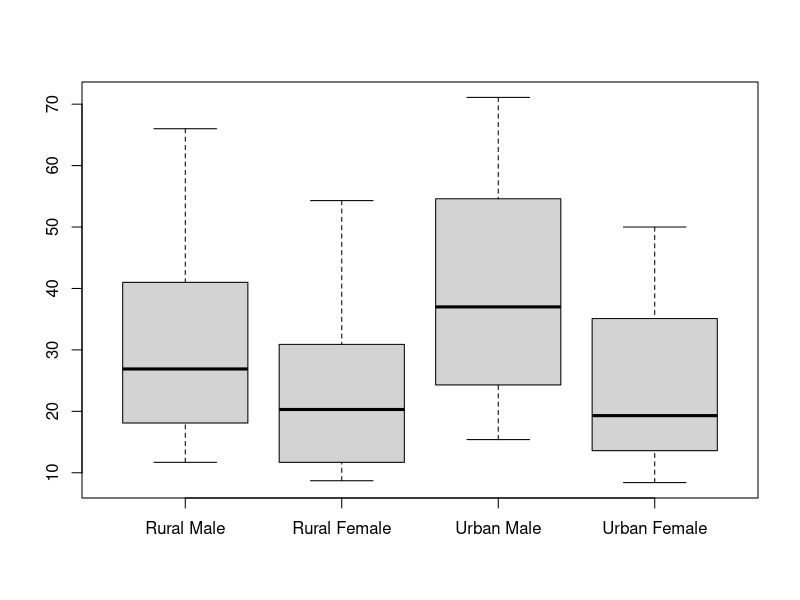

The R source for this figure:
# 1a)
Under55 <- matrix(c(8, 98, 5, 115),
                  nrow = 2, ncol = 2, byrow = FALSE)
# A matrix for the data of people under 55

Over55 <- matrix(c(22, 76, 16, 69),
                 nrow = 2, ncol = 2, byrow = FALSE)
# A matrix for the data of people over 55

AllData <- array(c(Under55, Over55), dim = c(2,2,2))
# An array containing the two matrices

# 1b)
AllData <- array(c(Under55, Over55), dim = c(2,2,2),dimnames = list(c('Deaths', 
                 'Survivor'), c('TOLB', 'Placebo'), 
                 c('Age<55', 'Age>=55')))
# Remade the array but with labels

# 1c)
outcomeT <- apply(AllData, 1, sum) 
# Returns the total amount of deaths and survivor which is 51 and 358
treatmentT <- apply(AllData, 2, sum)
# Returns the total amount of TOLB and Placebo treatment which is 204 and 205
AllData[2,2,2]
# Returns row 2, column 2, of matrix 2 which is 69

# 1d) 
AllDataT <- matrix(c(outcomeT, treatmentT))
# Creates a matrix combining the total data

# 2a)
data(VADeaths) # Loads in VADeaths
View(VADeaths) # Shows VADeaths in another window

is.data.frame(VADeaths) # VADeaths is not a dataframe
df <- data.frame(VADeaths) # Created a dataframe using VADeaths

# 2b)
total <- apply(df, 1, sum) # Returns the sum of each row
# Returned 44.2 67.7 103.5 161.6 241.4 

# 2c)
boxplot(VADeaths)
# Creates a boxplot showing the summary of the deathrate depending on
# the area and gender

# 3a)
typeof(state.x77) # Checks the type of state.x77
# Returns a double

# 3b)
df1 <- data.frame(state.x77) # Creates a dataframe using state.x77 data

# 3c)
Under4300 <- df1[,2] < 4300 
# Compares the column to the statement and returns a logical value for each 
# cell in the column
sum(Under4300) # Checks the number of TRUE values 
# There are 20 states that have income less than 4300

# 4a)
z <- factor(c('Agree', 'Agree', 'Strongly Agree', 'Disagree', 'Agree'))
# Creates a factor with the given elements

# 4b)
nlevels(z) # Check the number of levels of the factor
# Returns 3

# 4c)
levels(z) # Checks the levels of the factor
# Returns Agree, Disagree, and Strongly Agree

# 5a)
subjects <- c('English', 'Math', 'Chemistry', 'Physics') # Vector of subjects
percentage <- c('80', '100', '85', '95') # Vector of percentages
df2 <- data.frame(subjects, percentage) # Creates a dataframe with the vectors

# 5b)
Course <- subjects # Change the name of subject vector
Score <- percentage # Change the name of percentage vector
df2 <- data.frame(Course, Score) # Creates a dataframe with the new vectors

# 5c)
df2[c('Course')] # Extracts the course column

# 6)
data(swiss) # Loads the data
View(swiss) # Shows the data in another window

df3 <- subset(swiss, select = c(Examination, Education, Infant.Mortality))
# Creates a dataframe with only the selected columns
df3[c(1:3, 10:13),]
# Returns rows 1-3 and 10-13 of the dataframe
